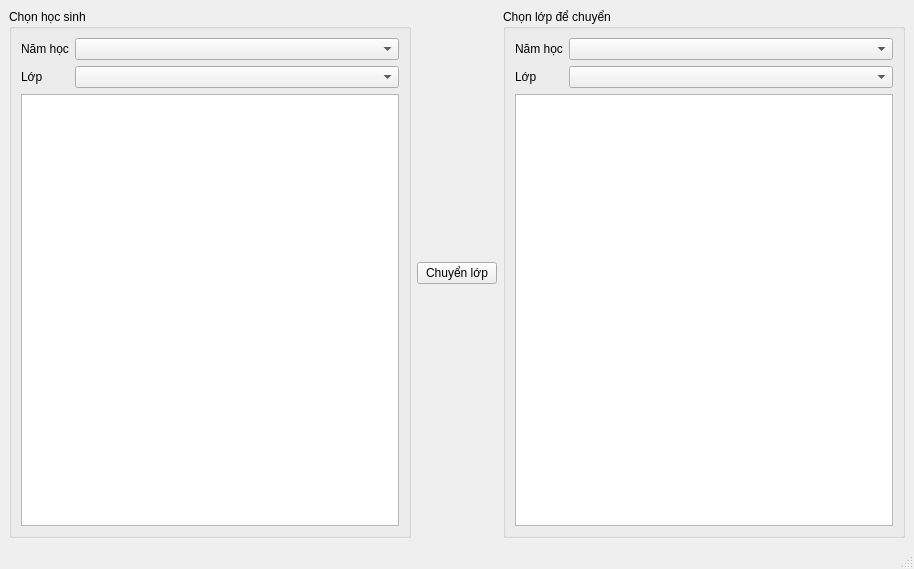
<?xml version="1.0" encoding="UTF-8"?>
<ui version="4.0">
 <class>chuyenlop</class>
 <widget class="QMainWindow" name="chuyenlop">
  <property name="geometry">
   <rect>
    <x>0</x>
    <y>0</y>
    <width>914</width>
    <height>569</height>
   </rect>
  </property>
  <property name="windowTitle">
   <string>Chức năng chuyển lớp</string>
  </property>
  <widget class="QWidget" name="centralwidget">
   <layout class="QHBoxLayout" name="horizontalLayout">
    <item>
     <widget class="QGroupBox" name="groupBox">
      <property name="title">
       <string>Chọn học sinh</string>
      </property>
      <layout class="QFormLayout" name="formLayout">
       <item row="0" column="0">
        <widget class="QLabel" name="label_3">
         <property name="text">
          <string>Năm học</string>
         </property>
         <property name="buddy">
          <cstring>CBnamhoccu</cstring>
         </property>
        </widget>
       </item>
       <item row="0" column="1">
        <widget class="QComboBox" name="CBnamhoccu"/>
       </item>
       <item row="1" column="0">
        <widget class="QLabel" name="label">
         <property name="text">
          <string>Lớp</string>
         </property>
         <property name="buddy">
          <cstring>CBlopcu</cstring>
         </property>
        </widget>
       </item>
       <item row="1" column="1">
        <widget class="QComboBox" name="CBlopcu"/>
       </item>
       <item row="2" column="0" colspan="2">
        <widget class="QTableView" name="LVlopcu">
         <property name="editTriggers">
          <set>QAbstractItemView::EditTrigger::NoEditTriggers</set>
         </property>
         <property name="selectionBehavior">
          <enum>QAbstractItemView::SelectionBehavior::SelectRows</enum>
         </property>
         <property name="sortingEnabled">
          <bool>true</bool>
         </property>
        </widget>
       </item>
      </layout>
     </widget>
    </item>
    <item>
     <widget class="QPushButton" name="BTchuyen">
      <property name="text">
       <string>Chuyển lớp</string>
      </property>
     </widget>
    </item>
    <item>
     <widget class="QGroupBox" name="groupBox_2">
      <property name="title">
       <string>Chọn lớp để chuyển</string>
      </property>
      <layout class="QFormLayout" name="formLayout_2">
       <item row="0" column="0">
        <widget class="QLabel" name="label_4">
         <property name="text">
          <string>Năm học</string>
         </property>
         <property name="buddy">
          <cstring>CBnamhocmoi</cstring>
         </property>
        </widget>
       </item>
       <item row="0" column="1">
        <widget class="QComboBox" name="CBnamhocmoi"/>
       </item>
       <item row="1" column="0">
        <widget class="QLabel" name="label_2">
         <property name="text">
          <string>Lớp</string>
         </property>
         <property name="buddy">
          <cstring>CBlopmoi</cstring>
         </property>
        </widget>
       </item>
       <item row="1" column="1">
        <widget class="QComboBox" name="CBlopmoi"/>
       </item>
       <item row="2" column="0" colspan="2">
        <widget class="QTableView" name="LVlopmoi">
         <property name="editTriggers">
          <set>QAbstractItemView::EditTrigger::NoEditTriggers</set>
         </property>
        </widget>
       </item>
      </layout>
     </widget>
    </item>
   </layout>
  </widget>
  <widget class="QMenuBar" name="menubar">
   <property name="geometry">
    <rect>
     <x>0</x>
     <y>0</y>
     <width>914</width>
     <height>26</height>
    </rect>
   </property>
  </widget>
  <widget class="QStatusBar" name="statusbar"/>
 </widget>
 <resources/>
 <connections/>
</ui>
